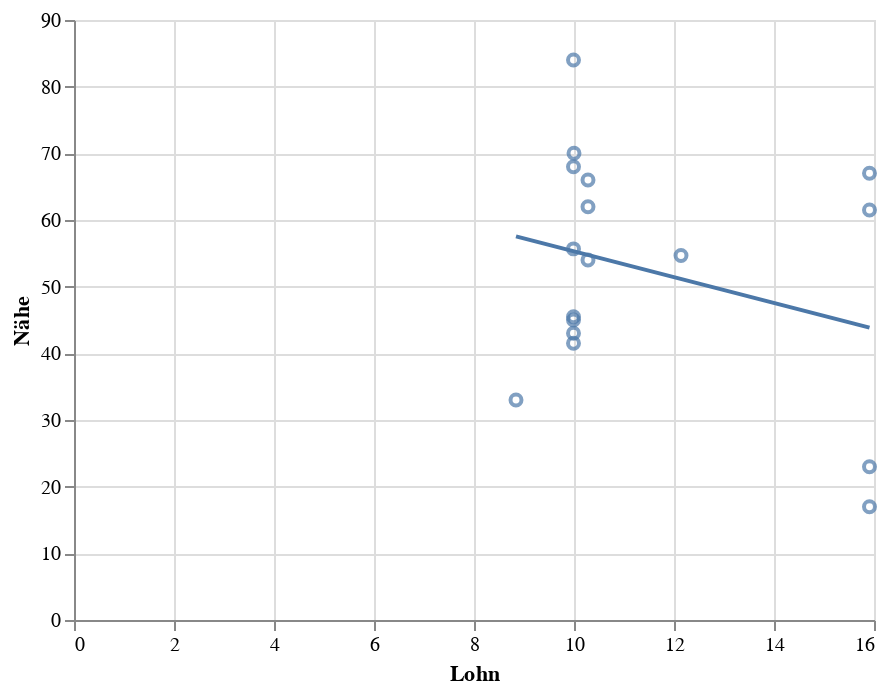
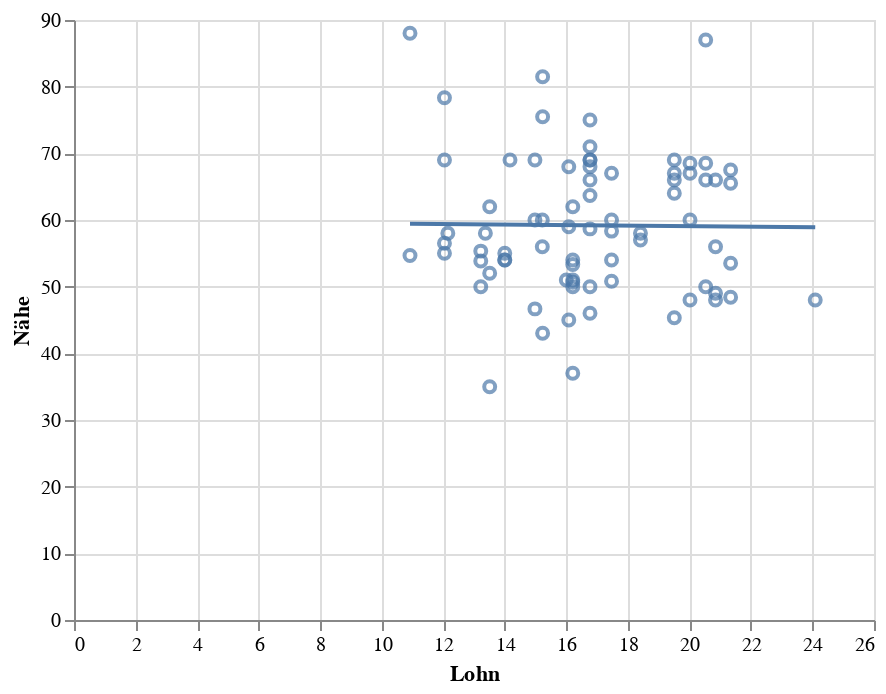
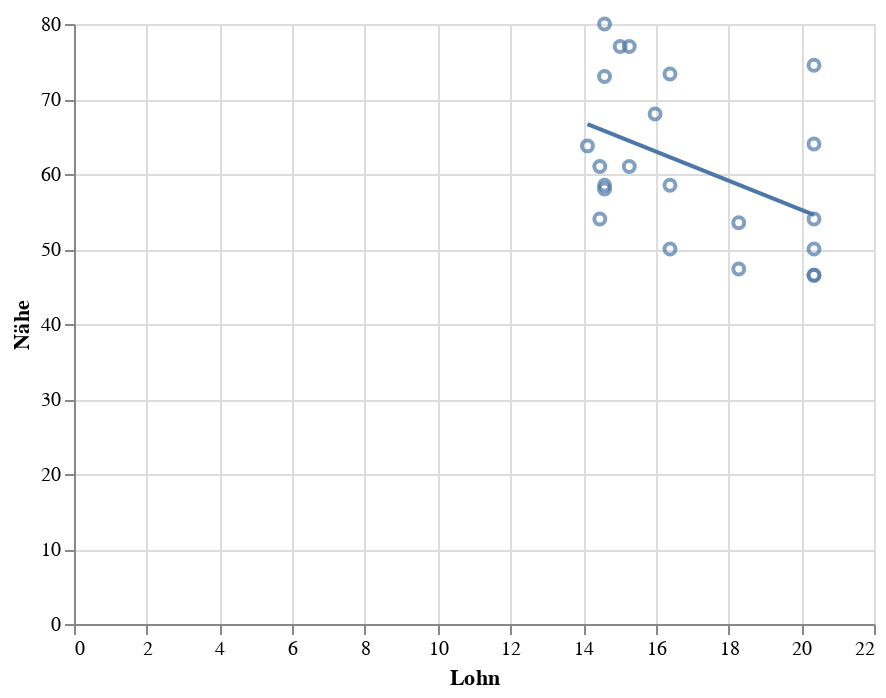
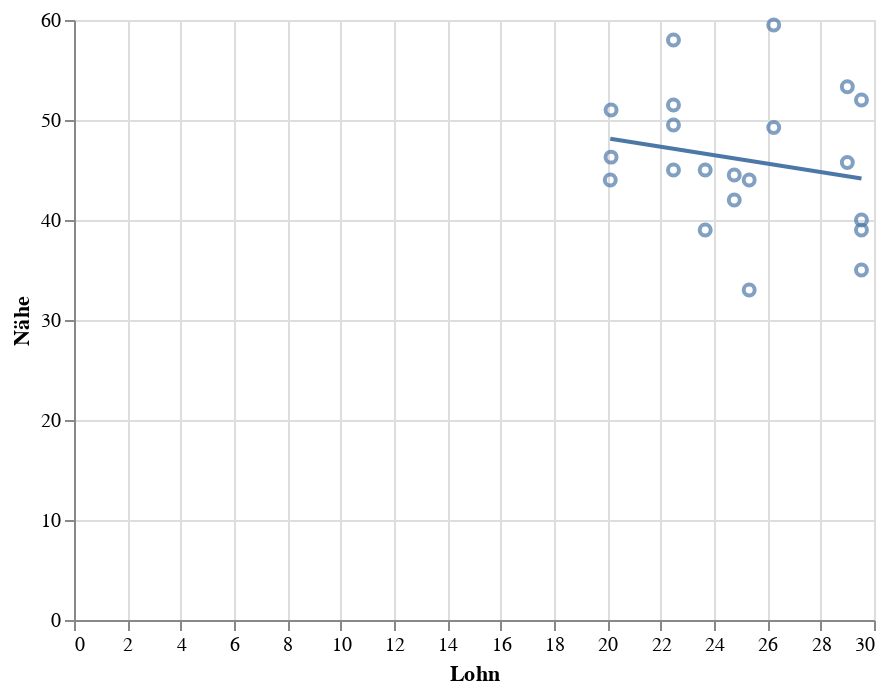

The cell these charts' notebook holds for them, in order:
### Code cell
dataset_to_be_used=merged_classified_1strun
sectorlist=dataset_to_be_used["Sektor"].unique().tolist()
sectorlist.sort()
for i in (sectorlist):
    print(i)
    subset=dataset_to_be_used[dataset_to_be_used["Sektor"]==i]
    result=(scipy.stats.linregress(subset["Lohn"], subset["Nähe"]))
    print(result.pvalue)
    print(result.rvalue**2)

    combined = alt.layer(charts + charts.transform_regression('Lohn', 'Nähe').mark_line(), data=subset)
    combined.display()

### Figure 1 — Vega-Lite specification as saved in the notebook (floating-point values rounded to 4 significant figures)
{"config": {"view": {"continuousWidth": 400, "continuousHeight": 300}}, "layer": [{"layer": [{"mark": "point", "encoding": {"tooltip": {"type": "nominal", "field": "Bezeichnung"}, "x": {"type": "quantitative", "field": "Lohn"}, "y": {"type": "quantitative", "field": "Nähe"}}}, {"mark": "line", "encoding": {"tooltip": {"type": "nominal", "field": "Bezeichnung"}, "x": {"type": "quantitative", "field": "Lohn"}, "y": {"type": "quantitative", "field": "Nähe"}}, "transform": [{"on": "Lohn", "regression": "Nähe"}]}]}], "data": {"name": "data-5e5ebe942ddeb2d1ed71e7c5cd941b24"}, "$schema": "https://vega.github.io/schema/vega-lite/v4.0.0.json", "datasets": {"data-5e5ebe942ddeb2d1ed71e7c5cd941b24": [{"Bezeichnung": "111 Landwirtschaft", "Lohn": 9.99, "Nähe": 84.0, "number_to_merge": "111", "Sektor": "1"}, {"Bezeichnung": "111 Landwirtschaft", "Lohn": 9.99, "Nähe": 45.5, "number_to_merge": "111", "Sektor": "1"}, {"Bezeichnung": "111 Landwirtschaft", "Lohn": 9.99, "Nähe": 43.0, "number_to_merge": "111", "Sektor": "1"}, {"Bezeichnung": "111 Landwirtschaft", "Lohn": 9.99, "Nähe": 41.5, "number_to_merge": "111", "Sektor": "1"}, {"Bezeichnung": "111 Landwirtschaft", "Lohn": 9.99, "Nähe": 68.0, "number_to_merge": "111", "Sektor": "1"}, {"Bezeichnung": "111 Landwirtschaft", "Lohn": 9.99, "Nähe": 55.67, "number_to_merge": "111", "Sektor": "1"}, {"Bezeichnung": "111 Landwirtschaft", "Lohn": 9.99, "Nähe": 45.0, "number_to_merge": "111", "Sektor": "1"}, {"Bezeichnung": "113 Pferdewirtschaft", "Lohn": 8.84, "Nähe": 33.0, "number_to_merge": "113", "Sektor": "1"}, {"Bezeichnung": "114 Fischwirtschaft", "Lohn": 10.0, "Nähe": 70.0, "number_to_merge": "114", "Sektor": "1"}, {"Bezeichnung": "115 Tierpflege", "Lohn": 10.28, "Nähe": 62.0, "number_to_merge": "115", "Sektor": "1"}, {"Bezeichnung": "115 Tierpflege", "Lohn": 10.28, "Nähe": 54.0, "number_to_merge": "115", "Sektor": "1"}, {"Bezeichnung": "115 Tierpflege", "Lohn": 10.28, "Nähe": 66.0, "number_to_merge": "115", "Sektor": "1"}, {"Bezeichnung": "117 Forst-,Jagdwirtschaft, Landschaftspflege", "Lohn": 15.91, "Nähe": 67.0, "number_to_merge": "117", "Sektor": "1"}, {"Bezeichnung": "117 Forst-,Jagdwirtschaft, Landschaftspflege", "Lohn": 15.91, "Nähe": 61.5, "number_to_merge": "117", "Sektor": "1"}, {"Bezeichnung": "117 Forst-,Jagdwirtschaft, Landschaftspflege", "Lohn": 15.91, "Nähe": 23.0, "number_to_merge": "117", "Sektor": "1"}, {"Bezeichnung": "117 Forst-,Jagdwirtschaft, Landschaftspflege", "Lohn": 15.91, "Nähe": 17.0, "number_to_merge": "117", "Sektor": "1"}, {"Bezeichnung": "121 Gartenbau", "Lohn": 12.14, "Nähe": 54.67, "number_to_merge": "121", "Sektor": "1"}]}}

### Figure 2 — Vega-Lite specification as saved in the notebook (floating-point values rounded to 4 significant figures)
{"config": {"view": {"continuousWidth": 400, "continuousHeight": 300}}, "layer": [{"layer": [{"mark": "point", "encoding": {"tooltip": {"type": "nominal", "field": "Bezeichnung"}, "x": {"type": "quantitative", "field": "Lohn"}, "y": {"type": "quantitative", "field": "Nähe"}}}, {"mark": "line", "encoding": {"tooltip": {"type": "nominal", "field": "Bezeichnung"}, "x": {"type": "quantitative", "field": "Lohn"}, "y": {"type": "quantitative", "field": "Nähe"}}, "transform": [{"on": "Lohn", "regression": "Nähe"}]}]}], "data": {"name": "data-4558e050dbec2439caf64e3569a2c7e0"}, "$schema": "https://vega.github.io/schema/vega-lite/v4.0.0.json", "datasets": {"data-4558e050dbec2439caf64e3569a2c7e0": [{"Bezeichnung": "211 Berg-, Tagebau und Sprengtechnik", "Lohn": 20.85, "Nähe": 66.0, "number_to_merge": "211", "Sektor": "2"}, {"Bezeichnung": "211 Berg-, Tagebau und Sprengtechnik", "Lohn": 20.85, "Nähe": 56.0, "number_to_merge": "211", "Sektor": "2"}, {"Bezeichnung": "211 Berg-, Tagebau und Sprengtechnik", "Lohn": 20.85, "Nähe": 49.0, "number_to_merge": "211", "Sektor": "2"}, {"Bezeichnung": "211 Berg-, Tagebau und Sprengtechnik", "Lohn": 20.85, "Nähe": 48.0, "number_to_merge": "211", "Sektor": "2"}, {"Bezeichnung": "212 Naturstein-,Mineral-,Baustoffherstell.", "Lohn": 15.23, "Nähe": 75.5, "number_to_merge": "212", "Sektor": "2"}, {"Bezeichnung": "212 Naturstein-,Mineral-,Baustoffherstell.", "Lohn": 15.23, "Nähe": 43.0, "number_to_merge": "212", "Sektor": "2"}, {"Bezeichnung": "212 Naturstein-,Mineral-,Baustoffherstell.", "Lohn": 15.23, "Nähe": 81.5, "number_to_merge": "212", "Sektor": "2"}, {"Bezeichnung": "213 Industrielle Glasherstell.,-verarbeitung", "Lohn": 14.17, "Nähe": 69.0, "number_to_merge": "213", "Sektor": "2"}, {"Bezeichnung": "223 Holzbe- und -verarbeitung", "Lohn": 14.0, "Nähe": 54.0, "number_to_merge": "223", "Sektor": "2"}, {"Bezeichnung": "223 Holzbe- und -verarbeitung", "Lohn": 14.0, "Nähe": 54.0, "number_to_merge": "223", "Sektor": "2"}, {"Bezeichnung": "223 Holzbe- und -verarbeitung", "Lohn": 14.0, "Nähe": 55.0, "number_to_merge": "223", "Sektor": "2"}, {"Bezeichnung": "232 Technische Mediengestaltung", "Lohn": 16.08, "Nähe": 59.0, "number_to_merge": "232", "Sektor": "2"}, {"Bezeichnung": "232 Technische Mediengestaltung", "Lohn": 16.08, "Nähe": 68.0, "number_to_merge": "232", "Sektor": "2"}, {"Bezeichnung": "232 Technische Mediengestaltung", "Lohn": 16.08, "Nähe": 45.0, "number_to_merge": "232", "Sektor": "2"}, {"Bezeichnung": "233 Fototechnik und Fotografie", "Lohn": 13.37, "Nähe": 58.0, "number_to_merge": "233", "Sektor": "2"}, {"Bezeichnung": "234 Drucktechnik,-weiterverarb.,Buchbinderei", "Lohn": 16.0, "Nähe": 51.0, "number_to_merge": "234", "Sektor": "2"}, {"Bezeichnung": "241 Metallerzeugung", "Lohn": 20.53, "Nähe": 87.0, "number_to_merge": "241", "Sektor": "2"}, {"Bezeichnung": "241 Metallerzeugung", "Lohn": 20.53, "Nähe": 66.0, "number_to_merge": "241", "Sektor": "2"}, {"Bezeichnung": "241 Metallerzeugung", "Lohn": 20.53, "Nähe": 50.0, "number_to_merge": "241", "Sektor": "2"}, {"Bezeichnung": "241 Metallerzeugung", "Lohn": 20.53, "Nähe": 68.5, "number_to_merge": "241", "Sektor": "2"}, {"Bezeichnung": "242 Metallbearbeitung", "Lohn": 17.47, "Nähe": 67.0, "number_to_merge": "242", "Sektor": "2"}, {"Bezeichnung": "242 Metallbearbeitung", "Lohn": 17.47, "Nähe": 60.0, "number_to_merge": "242", "Sektor": "2"}, {"Bezeichnung": "242 Metallbearbeitung", "Lohn": 17.47, "Nähe": 58.33, "number_to_merge": "242", "Sektor": "2"}, {"Bezeichnung": "242 Metallbearbeitung", "Lohn": 17.47, "Nähe": 54.0, "number_to_merge": "242", "Sektor": "2"}, {"Bezeichnung": "242 Metallbearbeitung", "Lohn": 17.47, "Nähe": 50.8, "number_to_merge": "242", "Sektor": "2"}, {"Bezeichnung": "243 Metalloberflächenbehandlung", "Lohn": 15.22, "Nähe": 56.0, "number_to_merge": "243", "Sektor": "2"}, {"Bezeichnung": "243 Metalloberflächenbehandlung", "Lohn": 15.22, "Nähe": 60.0, "number_to_merge": "243", "Sektor": "2"}, {"Bezeichnung": "244 Metallbau und Schweißtechnik", "Lohn": 14.98, "Nähe": 69.0, "number_to_merge": "244", "Sektor": "2"}, {"Bezeichnung": "244 Metallbau und Schweißtechnik", "Lohn": 14.98, "Nähe": 60.0, "number_to_merge": "244", "Sektor": "2"}, {"Bezeichnung": "244 Metallbau und Schweißtechnik", "Lohn": 14.98, "Nähe": 46.67, "number_to_merge": "244", "Sektor": "2"}, {"Bezeichnung": "245 Feinwerk- und Werkzeugtechnik", "Lohn": 18.41, "Nähe": 58.0, "number_to_merge": "245", "Sektor": "2"}, {"Bezeichnung": "245 Feinwerk- und Werkzeugtechnik", "Lohn": 18.41, "Nähe": 57.0, "number_to_merge": "245", "Sektor": "2"}, {"Bezeichnung": "251 Maschinenbau- und Betriebstechnik", "Lohn": 19.51, "Nähe": 69.0, "number_to_merge": "251", "Sektor": "2"}, {"Bezeichnung": "251 Maschinenbau- und Betriebstechnik", "Lohn": 19.51, "Nähe": 67.0, "number_to_merge": "251", "Sektor": "2"}, {"Bezeichnung": "251 Maschinenbau- und Betriebstechnik", "Lohn": 19.51, "Nähe": 66.0, "number_to_merge": "251", "Sektor": "2"}, {"Bezeichnung": "251 Maschinenbau- und Betriebstechnik", "Lohn": 19.51, "Nähe": 64.0, "number_to_merge": "251", "Sektor": "2"}, {"Bezeichnung": "251 Maschinenbau- und Betriebstechnik", "Lohn": 19.51, "Nähe": 45.33, "number_to_merge": "251", "Sektor": "2"}, {"Bezeichnung": "252 Fahrzeug-Luft-Raumfahrt-,Schiffbautechn.", "Lohn": 16.21, "Nähe": 62.0, "number_to_merge": "252", "Sektor": "2"}, {"Bezeichnung": "252 Fahrzeug-Luft-Raumfahrt-,Schiffbautechn.", "Lohn": 16.21, "Nähe": 54.0, "number_to_merge": "252", "Sektor": "2"}, {"Bezeichnung": "252 Fahrzeug-Luft-Raumfahrt-,Schiffbautechn.", "Lohn": 16.21, "Nähe": 51.0, "number_to_merge": "252", "Sektor": "2"}, {"Bezeichnung": "252 Fahrzeug-Luft-Raumfahrt-,Schiffbautechn.", "Lohn": 16.21, "Nähe": 50.67, "number_to_merge": "252", "Sektor": "2"}, {"Bezeichnung": "252 Fahrzeug-Luft-Raumfahrt-,Schiffbautechn.", "Lohn": 16.21, "Nähe": 37.0, "number_to_merge": "252", "Sektor": "2"}, {"Bezeichnung": "252 Fahrzeug-Luft-Raumfahrt-,Schiffbautechn.", "Lohn": 16.21, "Nähe": 53.33, "number_to_merge": "252", "Sektor": "2"}, {"Bezeichnung": "252 Fahrzeug-Luft-Raumfahrt-,Schiffbautechn.", "Lohn": 16.21, "Nähe": 50.0, "number_to_merge": "252", "Sektor": "2"}, {"Bezeichnung": "262 Energietechnik", "Lohn": 16.77, "Nähe": 71.0, "number_to_merge": "262", "Sektor": "2"}, {"Bezeichnung": "262 Energietechnik", "Lohn": 16.77, "Nähe": 69.0, "number_to_merge": "262", "Sektor": "2"}, {"Bezeichnung": "262 Energietechnik", "Lohn": 16.77, "Nähe": 69.0, "number_to_merge": "262", "Sektor": "2"}, {"Bezeichnung": "262 Energietechnik", "Lohn": 16.77, "Nähe": 68.0, "number_to_merge": "262", "Sektor": "2"}, {"Bezeichnung": "262 Energietechnik", "Lohn": 16.77, "Nähe": 66.0, "number_to_merge": "262", "Sektor": "2"}, {"Bezeichnung": "262 Energietechnik", "Lohn": 16.77, "Nähe": 63.67, "number_to_merge": "262", "Sektor": "2"}, {"Bezeichnung": "262 Energietechnik", "Lohn": 16.77, "Nähe": 58.67, "number_to_merge": "262", "Sektor": "2"}, {"Bezeichnung": "262 Energietechnik", "Lohn": 16.77, "Nähe": 46.0, "number_to_merge": "262", "Sektor": "2"}, {"Bezeichnung": "262 Energietechnik", "Lohn": 16.77, "Nähe": 75.0, "number_to_merge": "262", "Sektor": "2"}, {"Bezeichnung": "262 Energietechnik", "Lohn": 16.77, "Nähe": 50.0, "number_to_merge": "262", "Sektor": "2"}, {"Bezeichnung": "263 Elektrotechnik", "Lohn": 20.02, "Nähe": 68.5, "number_to_merge": "263", "Sektor": "2"}, {"Bezeichnung": "263 Elektrotechnik", "Lohn": 20.02, "Nähe": 67.0, "number_to_merge": "263", "Sektor": "2"}, {"Bezeichnung": "263 Elektrotechnik", "Lohn": 20.02, "Nähe": 60.0, "number_to_merge": "263", "Sektor": "2"}, {"Bezeichnung": "263 Elektrotechnik", "Lohn": 20.02, "Nähe": 48.0, "number_to_merge": "263", "Sektor": "2"}, {"Bezeichnung": "272 Techn. Zeichnen, Konstruktion, Modellbau", "Lohn": 21.34, "Nähe": 67.5, "number_to_merge": "272", "Sektor": "2"}, {"Bezeichnung": "272 Techn. Zeichnen, Konstruktion, Modellbau", "Lohn": 21.34, "Nähe": 65.5, "number_to_merge": "272", "Sektor": "2"}, {"Bezeichnung": "272 Techn. Zeichnen, Konstruktion, Modellbau", "Lohn": 21.34, "Nähe": 53.5, "number_to_merge": "272", "Sektor": "2"}, {"Bezeichnung": "272 Techn. Zeichnen, Konstruktion, Modellbau", "Lohn": 21.34, "Nähe": 48.4, "number_to_merge": "272", "Sektor": "2"}, {"Bezeichnung": "273 Technische Produktionsplanung,-steuerung", "Lohn": 24.09, "Nähe": 48.0, "number_to_merge": "273", "Sektor": "2"}, {"Bezeichnung": "281 Textiltechnik und -produktion", "Lohn": 13.51, "Nähe": 62.0, "number_to_merge": "281", "Sektor": "2"}, {"Bezeichnung": "281 Textiltechnik und -produktion", "Lohn": 13.51, "Nähe": 52.0, "number_to_merge": "281", "Sektor": "2"}, {"Bezeichnung": "281 Textiltechnik und -produktion", "Lohn": 13.51, "Nähe": 35.0, "number_to_merge": "281", "Sektor": "2"}, {"Bezeichnung": "282 Textilverarbeitung", "Lohn": 13.22, "Nähe": 55.33, "number_to_merge": "282", "Sektor": "2"}, {"Bezeichnung": "282 Textilverarbeitung", "Lohn": 13.22, "Nähe": 53.86, "number_to_merge": "282", "Sektor": "2"}, {"Bezeichnung": "282 Textilverarbeitung", "Lohn": 13.22, "Nähe": 50.0, "number_to_merge": "282", "Sektor": "2"}, {"Bezeichnung": "283 Leder-, Pelzherstellung u. -verarbeitung", "Lohn": 12.15, "Nähe": 58.0, "number_to_merge": "283", "Sektor": "2"}, {"Bezeichnung": "292 Lebensmittel- u. Genussmittelherstellung", "Lohn": 12.04, "Nähe": 78.33, "number_to_merge": "292", "Sektor": "2"}, {"Bezeichnung": "292 Lebensmittel- u. Genussmittelherstellung", "Lohn": 12.04, "Nähe": 56.5, "number_to_merge": "292", "Sektor": "2"}, {"Bezeichnung": "292 Lebensmittel- u. Genussmittelherstellung", "Lohn": 12.04, "Nähe": 69.0, "number_to_merge": "292", "Sektor": "2"}, {"Bezeichnung": "292 Lebensmittel- u. Genussmittelherstellung", "Lohn": 12.04, "Nähe": 55.0, "number_to_merge": "292", "Sektor": "2"}, {"Bezeichnung": "293 Speisenzubereitung", "Lohn": 10.92, "Nähe": 88.0, "number_to_merge": "293", "Sektor": "2"}, {"Bezeichnung": "293 Speisenzubereitung", "Lohn": 10.92, "Nähe": 54.67, "number_to_merge": "293", "Sektor": "2"}]}}

### Figure 3 — Vega-Lite specification as saved in the notebook (floating-point values rounded to 4 significant figures)
{"config": {"view": {"continuousWidth": 400, "continuousHeight": 300}}, "layer": [{"layer": [{"mark": "point", "encoding": {"tooltip": {"type": "nominal", "field": "Bezeichnung"}, "x": {"type": "quantitative", "field": "Lohn"}, "y": {"type": "quantitative", "field": "Nähe"}}}, {"mark": "line", "encoding": {"tooltip": {"type": "nominal", "field": "Bezeichnung"}, "x": {"type": "quantitative", "field": "Lohn"}, "y": {"type": "quantitative", "field": "Nähe"}}, "transform": [{"on": "Lohn", "regression": "Nähe"}]}]}], "data": {"name": "data-309e8d4a0e2c3c2d7b6914014f9b04bd"}, "$schema": "https://vega.github.io/schema/vega-lite/v4.0.0.json", "datasets": {"data-309e8d4a0e2c3c2d7b6914014f9b04bd": [{"Bezeichnung": "311 Bauplanung u. -überwachung, Architektur", "Lohn": 20.35, "Nähe": 74.5, "number_to_merge": "311", "Sektor": "3"}, {"Bezeichnung": "311 Bauplanung u. -überwachung, Architektur", "Lohn": 20.35, "Nähe": 64.0, "number_to_merge": "311", "Sektor": "3"}, {"Bezeichnung": "311 Bauplanung u. -überwachung, Architektur", "Lohn": 20.35, "Nähe": 50.0, "number_to_merge": "311", "Sektor": "3"}, {"Bezeichnung": "311 Bauplanung u. -überwachung, Architektur", "Lohn": 20.35, "Nähe": 46.5, "number_to_merge": "311", "Sektor": "3"}, {"Bezeichnung": "311 Bauplanung u. -überwachung, Architektur", "Lohn": 20.35, "Nähe": 46.5, "number_to_merge": "311", "Sektor": "3"}, {"Bezeichnung": "311 Bauplanung u. -überwachung, Architektur", "Lohn": 20.35, "Nähe": 54.0, "number_to_merge": "311", "Sektor": "3"}, {"Bezeichnung": "312 Vermessung und Kartografie", "Lohn": 18.28, "Nähe": 53.5, "number_to_merge": "312", "Sektor": "3"}, {"Bezeichnung": "312 Vermessung und Kartografie", "Lohn": 18.28, "Nähe": 47.33, "number_to_merge": "312", "Sektor": "3"}, {"Bezeichnung": "321 Hochbau", "Lohn": 15.02, "Nähe": 77.0, "number_to_merge": "321", "Sektor": "3"}, {"Bezeichnung": "322 Tiefbau", "Lohn": 15.98, "Nähe": 68.0, "number_to_merge": "322", "Sektor": "3"}, {"Bezeichnung": "331 Bodenverlegung", "Lohn": 14.12, "Nähe": 63.75, "number_to_merge": "331", "Sektor": "3"}, {"Bezeichnung": "332 Maler.,Stuckat.,Bauwerksabd,Bautenschutz", "Lohn": 14.46, "Nähe": 61.0, "number_to_merge": "332", "Sektor": "3"}, {"Bezeichnung": "332 Maler.,Stuckat.,Bauwerksabd,Bautenschutz", "Lohn": 14.46, "Nähe": 54.0, "number_to_merge": "332", "Sektor": "3"}, {"Bezeichnung": "333 Aus-,Trockenbau.Iso.Zimmer.Glas.Roll.bau", "Lohn": 14.59, "Nähe": 80.0, "number_to_merge": "333", "Sektor": "3"}, {"Bezeichnung": "333 Aus-,Trockenbau.Iso.Zimmer.Glas.Roll.bau", "Lohn": 14.59, "Nähe": 73.0, "number_to_merge": "333", "Sektor": "3"}, {"Bezeichnung": "333 Aus-,Trockenbau.Iso.Zimmer.Glas.Roll.bau", "Lohn": 14.59, "Nähe": 58.5, "number_to_merge": "333", "Sektor": "3"}, {"Bezeichnung": "333 Aus-,Trockenbau.Iso.Zimmer.Glas.Roll.bau", "Lohn": 14.59, "Nähe": 58.0, "number_to_merge": "333", "Sektor": "3"}, {"Bezeichnung": "342 Klempnerei,Sanitär,Heizung,Klimatechnik", "Lohn": 15.27, "Nähe": 77.0, "number_to_merge": "342", "Sektor": "3"}, {"Bezeichnung": "342 Klempnerei,Sanitär,Heizung,Klimatechnik", "Lohn": 15.27, "Nähe": 61.0, "number_to_merge": "342", "Sektor": "3"}, {"Bezeichnung": "343 Ver- und Entsorgung", "Lohn": 16.39, "Nähe": 73.33, "number_to_merge": "343", "Sektor": "3"}, {"Bezeichnung": "343 Ver- und Entsorgung", "Lohn": 16.39, "Nähe": 50.0, "number_to_merge": "343", "Sektor": "3"}, {"Bezeichnung": "343 Ver- und Entsorgung", "Lohn": 16.39, "Nähe": 58.5, "number_to_merge": "343", "Sektor": "3"}]}}

### Figure 4 — Vega-Lite specification as saved in the notebook (floating-point values rounded to 4 significant figures)
{"config": {"view": {"continuousWidth": 400, "continuousHeight": 300}}, "layer": [{"layer": [{"mark": "point", "encoding": {"tooltip": {"type": "nominal", "field": "Bezeichnung"}, "x": {"type": "quantitative", "field": "Lohn"}, "y": {"type": "quantitative", "field": "Nähe"}}}, {"mark": "line", "encoding": {"tooltip": {"type": "nominal", "field": "Bezeichnung"}, "x": {"type": "quantitative", "field": "Lohn"}, "y": {"type": "quantitative", "field": "Nähe"}}, "transform": [{"on": "Lohn", "regression": "Nähe"}]}]}], "data": {"name": "data-c9da59530b8b48d05dc1e03596e1be4d"}, "$schema": "https://vega.github.io/schema/vega-lite/v4.0.0.json", "datasets": {"data-c9da59530b8b48d05dc1e03596e1be4d": [{"Bezeichnung": "411 Mathematik und Statistik", "Lohn": 29.53, "Nähe": 52.0, "number_to_merge": "411", "Sektor": "4"}, {"Bezeichnung": "411 Mathematik und Statistik", "Lohn": 29.53, "Nähe": 39.0, "number_to_merge": "411", "Sektor": "4"}, {"Bezeichnung": "411 Mathematik und Statistik", "Lohn": 29.53, "Nähe": 40.0, "number_to_merge": "411", "Sektor": "4"}, {"Bezeichnung": "411 Mathematik und Statistik", "Lohn": 29.53, "Nähe": 35.0, "number_to_merge": "411", "Sektor": "4"}, {"Bezeichnung": "412 Biologie", "Lohn": 20.14, "Nähe": 51.0, "number_to_merge": "412", "Sektor": "4"}, {"Bezeichnung": "412 Biologie", "Lohn": 20.14, "Nähe": 46.29, "number_to_merge": "412", "Sektor": "4"}, {"Bezeichnung": "413 Chemie", "Lohn": 22.48, "Nähe": 49.5, "number_to_merge": "413", "Sektor": "4"}, {"Bezeichnung": "413 Chemie", "Lohn": 22.48, "Nähe": 45.0, "number_to_merge": "413", "Sektor": "4"}, {"Bezeichnung": "413 Chemie", "Lohn": 22.48, "Nähe": 58.0, "number_to_merge": "413", "Sektor": "4"}, {"Bezeichnung": "413 Chemie", "Lohn": 22.48, "Nähe": 51.5, "number_to_merge": "413", "Sektor": "4"}, {"Bezeichnung": "414 Physik", "Lohn": 23.67, "Nähe": 45.0, "number_to_merge": "414", "Sektor": "4"}, {"Bezeichnung": "414 Physik", "Lohn": 23.67, "Nähe": 39.0, "number_to_merge": "414", "Sektor": "4"}, {"Bezeichnung": "421 Geologie, Geografie und Meteorologie", "Lohn": 20.11, "Nähe": 44.0, "number_to_merge": "421", "Sektor": "4"}, {"Bezeichnung": "431 Informatik", "Lohn": 25.32, "Nähe": 44.0, "number_to_merge": "431", "Sektor": "4"}, {"Bezeichnung": "431 Informatik", "Lohn": 25.32, "Nähe": 33.0, "number_to_merge": "431", "Sektor": "4"}, {"Bezeichnung": "432 IT-Systemanalyse,Anwenderber,IT-Vertrieb", "Lohn": 29.0, "Nähe": 53.33, "number_to_merge": "432", "Sektor": "4"}, {"Bezeichnung": "432 IT-Systemanalyse,Anwenderber,IT-Vertrieb", "Lohn": 29.0, "Nähe": 45.75, "number_to_merge": "432", "Sektor": "4"}, {"Bezeichnung": "433 IT-Netzwerkt.,-Koord.,-Administr.,-Orga.", "Lohn": 26.24, "Nähe": 59.5, "number_to_merge": "433", "Sektor": "4"}, {"Bezeichnung": "433 IT-Netzwerkt.,-Koord.,-Administr.,-Orga.", "Lohn": 26.24, "Nähe": 49.25, "number_to_merge": "433", "Sektor": "4"}, {"Bezeichnung": "434 Softwareentwicklung und Programmierung", "Lohn": 24.76, "Nähe": 44.5, "number_to_merge": "434", "Sektor": "4"}, {"Bezeichnung": "434 Softwareentwicklung und Programmierung", "Lohn": 24.76, "Nähe": 42.0, "number_to_merge": "434", "Sektor": "4"}]}}
